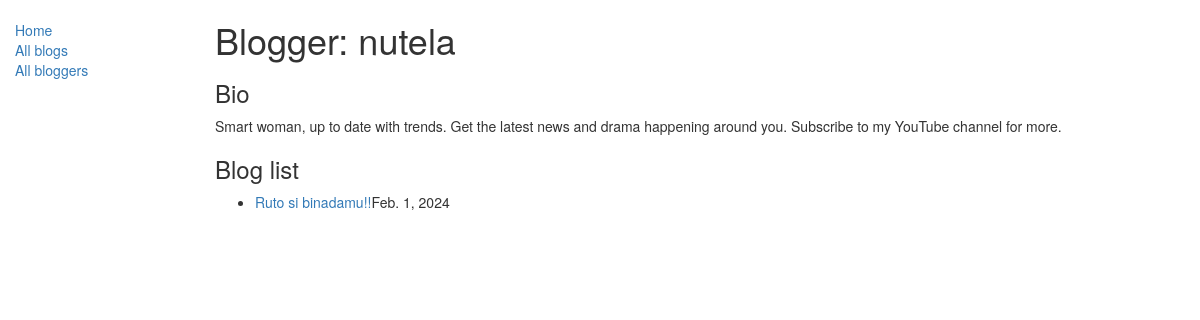
Screenshot of /blogger/1 with the database file from the repository.
### blog/models.py (models this page shows, shortened)
class BlogAuthor(models.Model):
    user = models.OneToOneField(User, on_delete=models.SET_NULL, null=True)
    bio = models.TextField(max_length=400, help_text="Enter your bio details here.")
    class Meta:
        ordering = ["user","bio"]
    def __str__(self):
        return self.user.username

class BlogPost(models.Model):
    name = models.CharField(max_length=200)
    author = models.ForeignKey(BlogAuthor, on_delete=models.SET_NULL, null=True)
    description = models.TextField(max_length=2000, help_text="Enter your blog text here.")
    post_date = models.DateField(default=date.today)
    class Meta:
        ordering = ["-post_date"]
    def get_absolute_url(self):
        return reverse('blog-detail', args=[str(self.id)])

### blog/views.py (the view)
# urls.py: path('blogger/<int:pk>', views.BlogListByAuthorView.as_view(), name='blogs-by-author'),
class BlogListByAuthorView(generic.ListView):
    model = BlogPost
    paginate_by = 5
    template_name = 'blog/blog_list_by_author.html'
    def get_queryset(self):
        id = self.kwargs['pk']
        target_author = get_object_or_404(BlogAuthor, pk = id)
        return BlogPost.objects.filter(author = target_author)
    def get_context_data(self, **kwargs):
        context = super(BlogListByAuthorView, self).get_context_data(**kwargs)
        context['blogger'] = get_object_or_404(BlogAuthor, pk=self.kwargs['pk'])
        return context

### blog/templates/blog/blog_list_by_author.html
{% extends "base_generic.html" %}
{% block content %}
    <h1>Blogger: {{ blogger }}</h1>
    <h3>Bio</h3>
    <p>{{blogger.bio}}</p>
    {% if blogpost_list %}
        <h3>Blog list</h3>
        <ul>
            {% for blog in blogpost_list %}
                <li><a href="{{ blog.get_absolute_url }}">{{ blog.name }}</a>{{blog.post_date}}</li>
            {% endfor %}
        </ul>
    {% else %}
        <p>This blogger hasn't posted anything yet.</p>
    {% endif %}
{% endblock %}

### rows the page displays
BlogAuthor: user.username "nutela", bio "Smart woman, up to date with trends. Get the latest news and drama happening around you. Subscribe to my YouTube channel for more."
BlogPost: name "Ruto si binadamu!!", post_date "Feb. 1, 2024"
